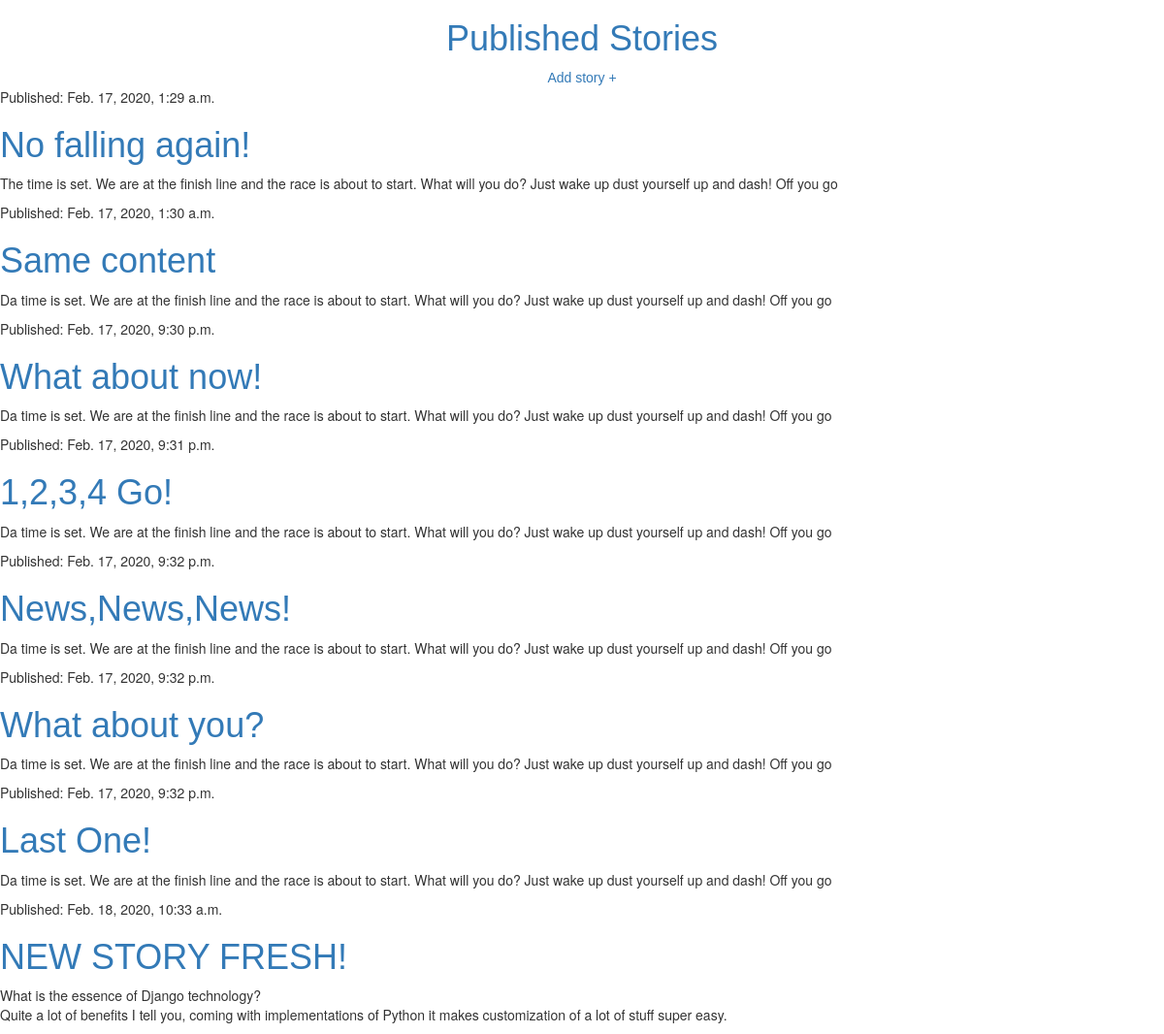
The page / on the database its author committed.
### blog/models.py (models this page shows, shortened)
class Post(models.Model):
    author = models.ForeignKey('auth.User',on_delete = models.CASCADE)
    title = models.CharField(max_length=200)
    text = models.TextField()
    created_date = models.DateTimeField(
        default=timezone.now)
    published_date = models.DateTimeField(
        blank=True, null=True)

### blog/views.py (the view)
# urls.py: url(r'^$', views.post_list, name = 'post_list'),
def post_list(request):
    posts = Post.objects.filter(published_date__lte=timezone.now()).order_by('published_date')
    return render(request, 'blog/post_list.html', {'posts':posts})

### blog/templates/blog/post_list.html
{% extends 'blog/base.html' %}
{% block content %}
{% for post in posts %}
<div>
    <p>Published: {{ post.published_date }}</p>
    <h1><a href="{% url 'post_detail' pk=post.pk %}">{{ post.title }}</a></h1>
    <p>{{ post.text|linebreaksbr }}</p>
</div>
{% endfor %}
{% endblock %}

### blog/templates/blog/base.html (shortened to what this page needs)
{% load static %}
<html>
<head>
    <link rel="stylesheet" href="//maxcdn.bootstrapcdn.com/bootstrap/3.2.0/css/bootstrap.min.css">
    <link rel="stylesheet" href="//maxcdn.bootstrapcdn.com/bootstrap/3.2.0/css/bootstrap-theme.min.css">
    <link rel="stylesheet" href="{% static 'css/blog.css' %}">
</head>
<body>
    <h1 class="mainheader"><p><a href="{% url 'post_list' %}">Published Stories</a></p></h1>
    <div class="plus">
        <div class="plus_text"><a href="{% url 'post_new' %}">Add story +</a></div>
    </div>
    {% block content %}
    {% endblock %}
</body>
</html>

### blog/static/css/blog.css (style rules this page uses)
h1 { color: blue; font-family: 'Lucida Sans', 'Lucida Sans Regular', 'Lucida Grande', 'Lucida Sans Unicode', Geneva, Verdana, sans-serif; }
.mainheader { color: brown; text-align: center; }
.plus { color: red; position: relative; }
.plus_text { font-family: 'Lucida Sans', 'Lucida Sans Regular', 'Lucida Grande', 'Lucida Sans Unicode', Geneva, Verdana, sans-serif; text-align: center; }

### rows shown on the page
Post: published_date "Feb. 17, 2020, 1:29 a.m.", title "No falling again!", text "The time is set. We are at the finish line and the race is about to start. What will you do? Just wake up dust yourself up and dash! Off you go"
Post: published_date "Feb. 17, 2020, 1:30 a.m.", title "Same content", text "Da time is set. We are at the finish line and the race is about to start. What will you do? Just wake up dust yourself up and dash! Off you go"
Post: published_date "Feb. 17, 2020, 9:30 p.m.", title "What about now!", text "Da time is set. We are at the finish line and the race is about to start. What will you do? Just wake up dust yourself up and dash! Off you go"
Post: published_date "Feb. 17, 2020, 9:31 p.m.", title "1,2,3,4 Go!", text "Da time is set. We are at the finish line and the race is about to start. What will you do? Just wake up dust yourself up and dash! Off you go"
Post: published_date "Feb. 17, 2020, 9:32 p.m.", title "News,News,News!", text "Da time is set. We are at the finish line and the race is about to start. What will you do? Just wake up dust yourself up and dash! Off you go"
Post: published_date "Feb. 17, 2020, 9:32 p.m.", title "What about you?", text "Da time is set. We are at the finish line and the race is about to start. What will you do? Just wake up dust yourself up and dash! Off you go"
Post: published_date "Feb. 17, 2020, 9:32 p.m.", title "Last One!", text "Da time is set. We are at the finish line and the race is about to start. What will you do? Just wake up dust yourself up and dash! Off you go"
Post: published_date "Feb. 18, 2020, 10:33 a.m.", title "NEW STORY FRESH!", text "What is the essence of Django technology? Quite a lot of benefits I tell you, coming with implementations of Python it makes customization of a lot of stuff super easy."
